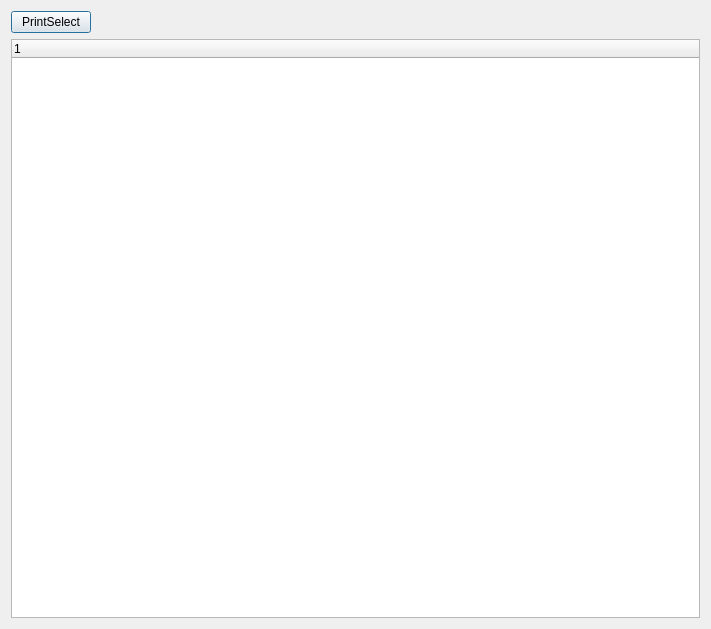
<?xml version="1.0" encoding="UTF-8"?>
<ui version="4.0">
 <class>QTreeWidgetTestClass</class>
 <widget class="QDialog" name="QTreeWidgetTestClass">
  <property name="geometry">
   <rect>
    <x>0</x>
    <y>0</y>
    <width>711</width>
    <height>629</height>
   </rect>
  </property>
  <property name="windowTitle">
   <string>QTreeWidgetTest</string>
  </property>
  <layout class="QVBoxLayout" name="verticalLayout">
   <item>
    <layout class="QHBoxLayout" name="horizontalLayout">
     <item>
      <widget class="QPushButton" name="btn_PrintSelect">
       <property name="text">
        <string>PrintSelect</string>
       </property>
      </widget>
     </item>
     <item>
      <spacer name="horizontalSpacer">
       <property name="orientation">
        <enum>Qt::Horizontal</enum>
       </property>
       <property name="sizeHint" stdset="0">
        <size>
         <width>40</width>
         <height>20</height>
        </size>
       </property>
      </spacer>
     </item>
    </layout>
   </item>
   <item>
    <widget class="QTreeWidget" name="treeWidget">
     <column>
      <property name="text">
       <string notr="true">1</string>
      </property>
     </column>
    </widget>
   </item>
  </layout>
 </widget>
 <layoutdefault spacing="6" margin="11"/>
 <resources/>
 <connections/>
</ui>
